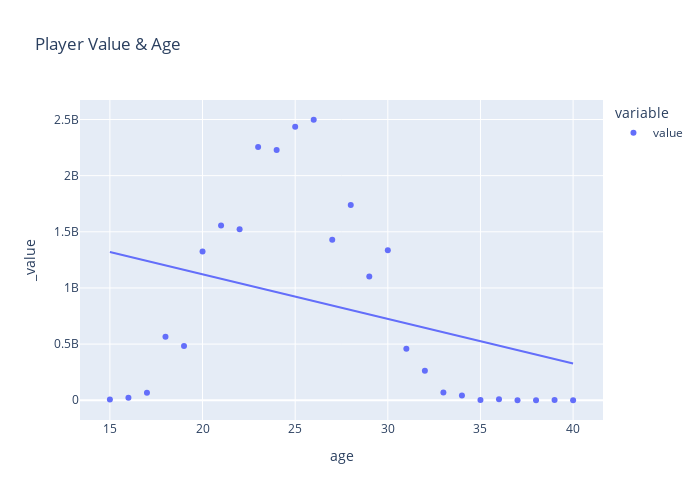

Notebook code for this chart:
### Code cell
# Create scatter plot to show the value of players by age
px.scatter(age_value_df, width=700, height=500,trendline='ols', title='Player Value & Age')

### Figure 1 — Plotly figure (JSON) as saved in the notebook; plotly's stock layout.template omitted (floating-point values rounded to 4 significant figures)
{"data": [{"hovertemplate": "variable=value<br>age=%{x}<br>_value=%{y}<extra></extra>", "legendgroup": "value", "marker": {"color": "#636efa", "symbol": "circle"}, "mode": "markers", "name": "value", "orientation": "v", "showlegend": true, "type": "scatter", "x": [26, 25, 23, 24, 28, 21, 22, 27, 30, 20, 29, 18, 19, 31, 32, 33, 17, 34, 16, 36, 15, 39, 35, 37, 38, 40], "xaxis": "x", "y": [2497790000, 2435640000, 2254495000, 2227905000, 1739285000, 1555360000, 1521615000, 1429055000, 1335930000, 1324375000, 1101710000, 565757500, 483572500, 459215000, 263755000, 68420000, 66207500, 41895000, 23095000, 9390000, 6000000, 2020000, 1450000, 1070000, 205000, 25000], "yaxis": "y"}, {"hovertemplate": "<b>OLS trendline</b><br>_value = -3.96542e+07 * age + 1.91415e+09<br>R<sup>2</sup>=0.115108<br><br>variable=value<br>age=%{x}<br>_value=%{y} <b>(trend)</b><extra></extra>", "legendgroup": "value", "marker": {"color": "#636efa", "symbol": "circle"}, "mode": "lines", "name": "value", "showlegend": false, "type": "scatter", "x": [15, 16, 17, 18, 19, 20, 21, 22, 23, 24, 25, 26, 27, 28, 29, 30, 31, 32, 33, 34, 35, 36, 37, 38, 39, 40], "xaxis": "x", "y": [1319000000.0, 1280000000.0, 1240000000.0, 1200000000.0, 1161000000.0, 1121000000.0, 1081000000.0, 1042000000.0, 1002000000.0, 962500000.0, 922800000.0, 883100000.0, 843500000.0, 803800000.0, 764200000.0, 724500000.0, 684900000.0, 645200000.0, 605600000.0, 565900000.0, 526300000.0, 486600000.0, 446900000.0, 407300000.0, 367600000.0, 328000000.0], "yaxis": "y"}], "layout": {"height": 500, "legend": {"title": {"text": "variable"}, "tracegroupgap": 0}, "title": {"text": "Player Value & Age"}, "width": 700, "xaxis": {"anchor": "y", "domain": [0, 1], "title": {"text": "age"}}, "yaxis": {"anchor": "x", "domain": [0, 1], "title": {"text": "_value"}}}}
